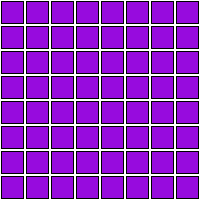
Frame 1 (no input)
Frame 60 (the mouse pressed at the canvas centre just before this capture): identical to frame 1, image omitted
Frame 120 (the mouse held since frame 60 and released just before this capture): identical to frame 1, image omitted

The Processing sketch that drew this single still picture (run headless with seeded random() and noise(); from frame 60 on, the mouse is pressed at the canvas centre):

// Processing sketch: processing_96486
// ── processing_96486.pde

void setup() {
size(200, 200);
background (255, 255, 255);
}
 void draw() {
for (int i = 1; i < 200; i = i+25) {
  for (int j =1; j < 200; j = j+25) {
    stroke(0);
    strokeWeight(1);
    fill(151,11,222);
    rect(i, j, 22, 22);
    }
 }
 }
